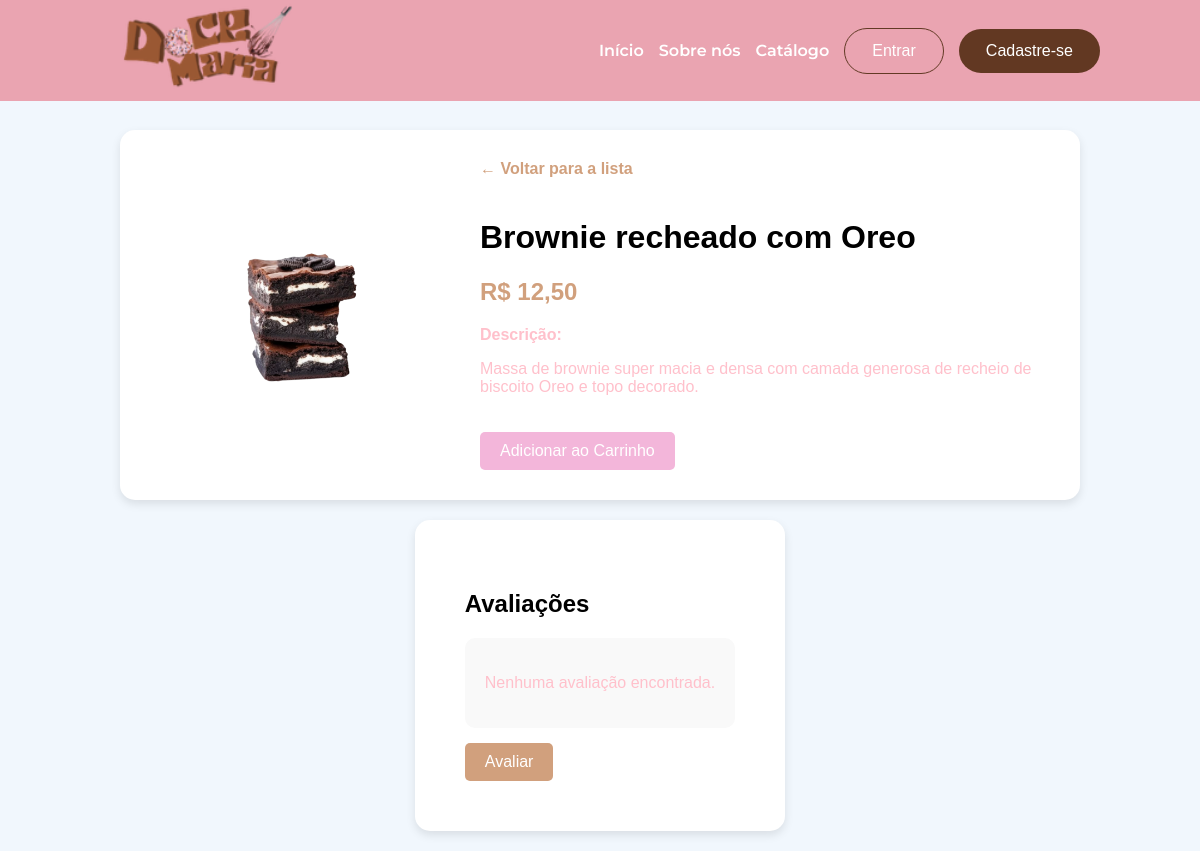
/detalhes.php?id_produto=32, run on the app's committed database.
### tables this page shows
CREATE TABLE IF NOT EXISTS produtos (
    id_produto INT AUTO_INCREMENT PRIMARY KEY,
    img_produto VARCHAR(255),
    nome_produto VARCHAR(100) NOT NULL,
    descricao TEXT,
    categoria ENUM(
        'Cookies', 'Cupcakes', 'Brownies', 'Doces',
        'Bolos', 'Alfajor', 'Brigadeiro', 'Cannoli',
        'Donuts', 'Eclair', 'Macaron', 'Pirulitos'
    ) NOT NULL,
    peso_tamanho VARCHAR(50),
    preco DECIMAL(10,2) NOT NULL,
    estoque INT NOT NULL DEFAULT 0,
    status_estoque ENUM('Em estoque', 'Estoque baixo', 'Esgotado') DEFAULT 'Em estoque',
    estrelas DECIMAL(2,1) NULL CHECK (estrelas BETWEEN 0 AND 5),
    eh_pacote_buffet BOOLEAN DEFAULT FALSE
);

### php/crud.php (called while the page is built, shortened)
<?php
try {
    function read($pdo, $table, $where = null, array $params = []) {
        $sql = "SELECT * FROM `$table`";
        if ($where) {
            $sql .= " WHERE $where";
        }
        $stmt = $pdo->prepare($sql);
        $stmt->execute($params);
        return $stmt->fetch(PDO::FETCH_ASSOC);
    }
} catch (PDOException $e) {
    die("Erro de conexão: " . $e->getMessage());
}

### php/product_images.php (called while the page is built, shortened)
<?php
function product_image_url(?string $storedImage): ?string
{
    $filename = basename(str_replace('\\', '/', trim((string) $storedImage)));
    $candidateNames = [$filename];
    $stem = $filename;
    while (preg_match('/\.(png|jpe?g|webp)$/i', $stem) === 1) {
        $stem = preg_replace('/\.(png|jpe?g|webp)$/i', '', $stem);
        foreach (['png', 'jpg', 'jpeg', 'webp'] as $extension) {
            $candidateNames[] = $stem . '.' . $extension;
        }
    }
    foreach (array_unique($candidateNames) as $candidate) {
        foreach (['uploads', 'imagens'] as $directory) {
            $path = __DIR__ . DIRECTORY_SEPARATOR . '..' . DIRECTORY_SEPARATOR . $directory . DIRECTORY_SEPARATOR . $candidate;
            if (is_file($path)) {
                return './' . $directory . '/' . rawurlencode($candidate);
            }
        }
    }
    return null;
}

### detalhes.php (the view, shortened to what this page needs)
<?php
require_once __DIR__ . '/php/crud.php';
require_once __DIR__ . '/php/product_images.php';
$id_produto = filter_input(INPUT_GET, 'id_produto', FILTER_VALIDATE_INT);
$produto = read($pdo, 'produtos', 'id_produto = :id_produto', [':id_produto' => $id_produto]);
$statement = $pdo->prepare('SELECT * FROM avaliacoes WHERE produto_id = :produto_id ORDER BY id DESC LIMIT 10');
$statement->execute([':produto_id' => $id_produto]);
$avaliacoes = $statement->fetchAll(PDO::FETCH_ASSOC);
$imagemUrl = product_image_url($produto['img_produto'] ?? null);
$nome = $produto['nome_produto'] ?? 'Produto sem nome';
$preco = $produto['preco'] ?? 0;
$descricao = $produto['descricao'] ?? 'Sem descrição disponível para este produto.';
?>
<!DOCTYPE html>
<html lang="pt-br">
<head>
    <link rel="stylesheet" href="produtos.css">
</head>
<body>
    <?php require __DIR__ . '/partials/header.php'; ?>
    <main class="container-detalhes">
        <div class="detalhes-foto">
            <?php if ($imagemUrl !== null): ?>
                <img src="<?= htmlspecialchars($imagemUrl, ENT_QUOTES, 'UTF-8') ?>" alt="<?= htmlspecialchars($nome, ENT_QUOTES, 'UTF-8') ?>" class="detalhes-img">
            <?php endif; ?>
        </div>
        <div class="detalhes-info">
            <a href="produtos.php" class="btn-voltar">← Voltar para a lista</a>
            <h1><?php echo htmlspecialchars($nome); ?></h1>
            <h2 style="color: #d1a07d;">R$ <?php echo number_format((float) $preco, 2, ',', '.'); ?></h2>
            <p><strong>Descrição:</strong></p>
            <p><?php echo nl2br(htmlspecialchars($descricao)); ?></p>
            <form method="POST" action="adicionar_carrinho.php">
                <button class="btn-compre" style="margin-top: 20px; padding: 10px 20px; font-size: 16px;" type="submit">Adicionar ao Carrinho</button>
            </form>
        </div>
    </main>
    <section class="container-avaliar" id="avaliacoes">
        <h2>Avaliações</h2>
        <div class="box-avaliacoes">
            <?php if ($avaliacoes === []): ?>
                <p>Nenhuma avaliação encontrada.</p>
            <?php endif; ?>
        </div>
        <a href="avaliar.php?id_produto=<?= (int) $id_produto ?>">
            <button type="button" class="btn-avaliar">Avaliar</button>
        </a>
    </section>
</body>
</html>

### produtos.css (style rules this page uses)
body { background-color: #fdeef9; font-family: sans-serif; }
.btn-compre { background-color: #f3b6da; color: white; border: none; padding: 5px 10px; border-radius: 5px; cursor: pointer; text-decoration: none; }
p { color:pink }

### css/bia.css (style rules this page uses)
body { background-color: #f1f7fd; margin: 0; padding: 0; min-height: 99vh; display: flex; flex-direction: column; }
main { flex: 1; }

### detalhes.php (style rules this page uses)
.container-detalhes { max-width: 900px; margin: auto; margin-top: 130px; background: #ffffff; padding: 30px; border-radius: 15px; display: flex; gap: 30px; box-shadow: 0 4px 10px rgba(0, 0, 0, 0.1); }
.detalhes-img { width: 300px; height: 300px; object-fit: cover; border-radius: 10px; }
.detalhes-info { flex-grow: 1; }
.btn-voltar { display: inline-block; margin-bottom: 20px; color: #d1a07d; text-decoration: none; font-weight: bold; }
.btn-avaliar { background-color: #d1a07d; color: white; border: none; padding: 10px 20px; border-radius: 5px; cursor: pointer; font-size: 16px; margin-top: 15px; }
.container-avaliar { max-width: 900px; margin: 20px auto; background: #ffffff; padding: 50px; border-radius: 15px; box-shadow: 0 4px 10px rgba(0, 0, 0, 0.1); }
.box-avaliacoes { margin-top: 20px; padding: 20px; background-color: #f9f9f9; border-radius: 10px; }

### data on the page
produtos: img_produto (picture), nome_produto "Brownie recheado com Oreo", preco "12,50", descricao "Massa de brownie super macia e densa com camada generosa de recheio de biscoito Oreo e topo decorado."
